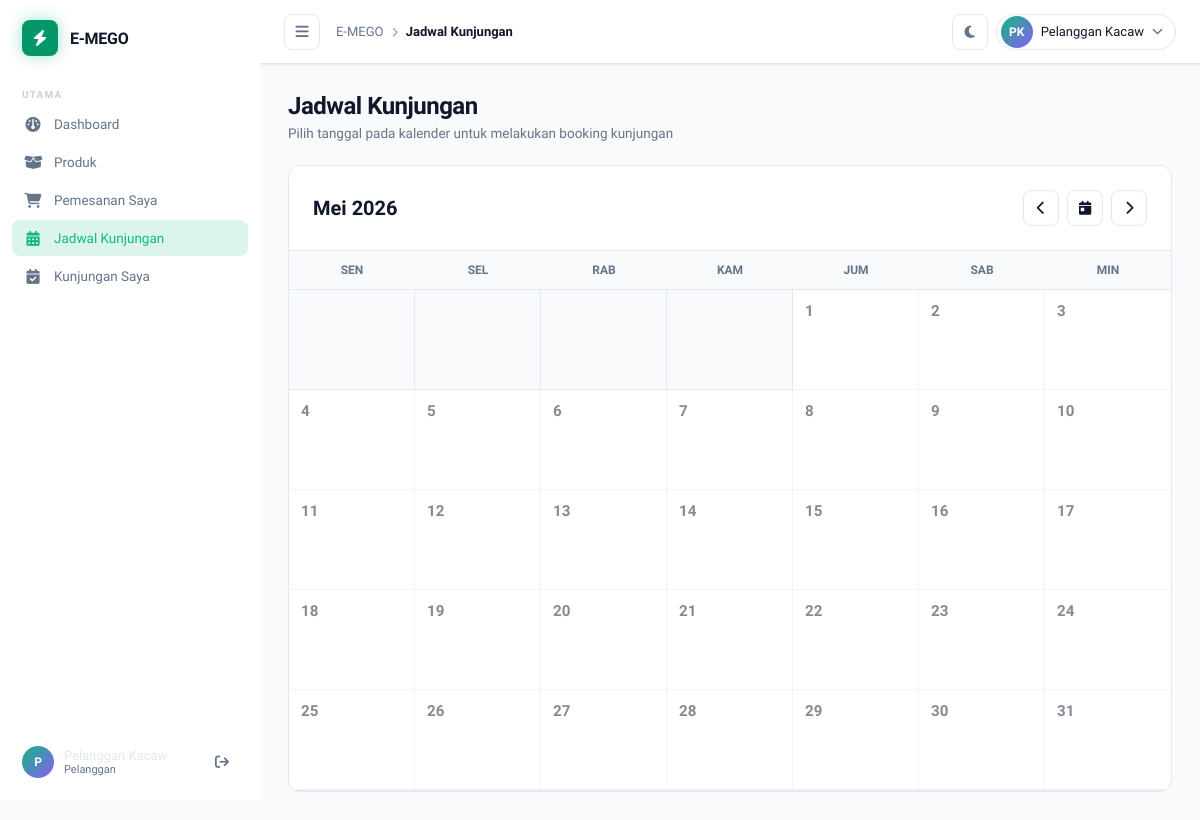
/pelanggan/jadwal_kunjungan.php?month=05&year=2026 (signed in), run on an earlier commit of the app's database.
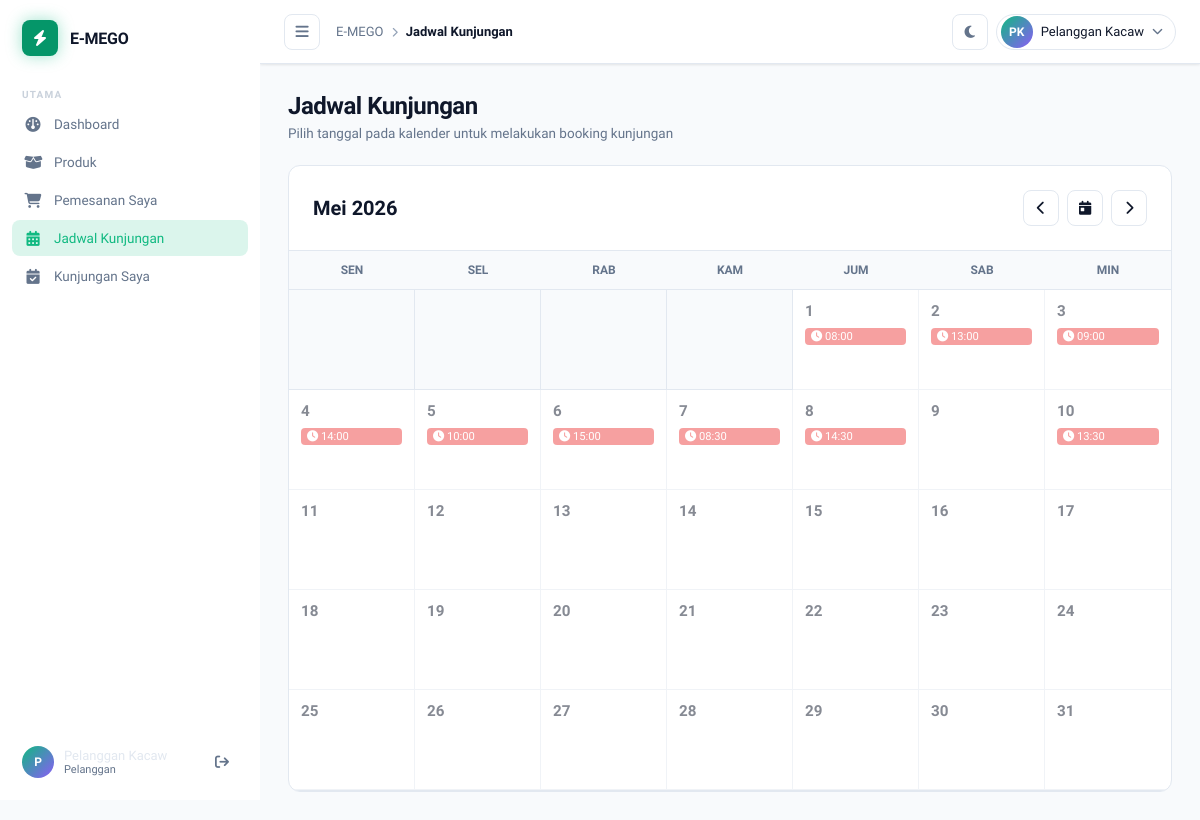
And on a later commit of the database.
### tables this page shows
CREATE TABLE `kunjungan` (
  `id` int(10) UNSIGNED NOT NULL,
  `nama_pengunjung` varchar(100) NOT NULL,
  `email` varchar(255) DEFAULT NULL,
  `tanggal_kunjungan` date NOT NULL,
  `shift` enum('pagi','siang') DEFAULT 'pagi',
  `jam` varchar(50) DEFAULT '09:00',
  `jumlah_orang` int(11) DEFAULT 1,
  `tujuan` varchar(255) NOT NULL,
  `status` enum('pending','approved','rejected') DEFAULT 'pending',
  `created_at` timestamp NOT NULL DEFAULT current_timestamp()
);

### pelanggan/jadwal_kunjungan.php (the view, shortened to what the changed rows need)
<?php
require_once __DIR__ . '/../config.php';
$month = isset($_GET['month']) ? (int)$_GET['month'] : (int)date('m');
$year = isset($_GET['year']) ? (int)$_GET['year'] : (int)date('Y');
$firstDayOfMonth = new DateTime("$year-$month-01");
$daysInMonth = (int)$firstDayOfMonth->format('t');
$startDayOfWeek = (int)$firstDayOfMonth->format('w');
$startDayOfWeek = ($startDayOfWeek + 6) % 7;
$stmtBookings = $pdo->prepare("
    SELECT tanggal_kunjungan, shift, jam, status
    FROM kunjungan
    WHERE MONTH(tanggal_kunjungan) = ? AND YEAR(tanggal_kunjungan) = ?
    AND status != 'rejected'
    ORDER BY tanggal_kunjungan ASC
");
$stmtBookings->execute([$month, $year]);
$bookings = $stmtBookings->fetchAll();
$bookingsByDate = [];
foreach ($bookings as $booking) {
    $date = $booking['tanggal_kunjungan'];
    if (!isset($bookingsByDate[$date])) {
        $bookingsByDate[$date] = [];
    }
    $bookingsByDate[$date][] = $booking;
}
$monthNames = ['', 'Januari', 'Februari', 'Maret', 'April', 'Mei', 'Juni', 'Juli', 'Agustus', 'September', 'Oktober', 'November', 'Desember'];
?>
<!DOCTYPE html>
<html lang="id">
<head>
    <link rel="stylesheet" href="https://cdnjs.cloudflare.com/ajax/libs/font-awesome/6.5.0/css/all.min.css" />
    <link rel="stylesheet" href="../css/style.css" />
</head>
<body>
    <div class="main-wrapper" id="mainWrapper">
        <main class="content" id="contentArea">
            <section class="page active">
                <div class="page-header">
                    <div>
                        <h1 class="page-title">Jadwal Kunjungan</h1>
                    </div>
                </div>
                <div class="calendar-container">
                    <div class="calendar-header">
                        <h2><?= $monthNames[$month] ?> <?= $year ?></h2>
                    </div>
                    <div class="calendar-grid">
                        <div class="calendar-day-label">Sen</div>
                        <div class="calendar-day-label">Sel</div>
                        <div class="calendar-day-label">Rab</div>
                        <div class="calendar-day-label">Kam</div>
                        <div class="calendar-day-label">Jum</div>
                        <div class="calendar-day-label">Sab</div>
                        <div class="calendar-day-label">Min</div>
                        <?php
                        for ($i = 0; $i < $startDayOfWeek; $i++) {
                            echo '<div class="calendar-day empty"></div>';
                        }
                        $today = date('Y-m-d');
                        for ($day = 1; $day <= $daysInMonth; $day++) {
                            $currentDate = sprintf('%04d-%02d-%02d', $year, $month, $day);
                            $hasBooking = isset($bookingsByDate[$currentDate]);
                            $isPast = ($currentDate < $today);
                            $class = 'calendar-day';
                            if ($hasBooking) $class .= ' has-booking';
                            if ($isPast) $class .= ' past-date';
                            echo '<div class="' . $class . '" data-date="' . $currentDate . '" onclick="' . ($isPast ? '' : 'openBookingModal(\'' . $currentDate . '\')') . '">';
                            echo '<span class="day-number">' . $day . '</span>';
                            if ($hasBooking) {
                                foreach ($bookingsByDate[$currentDate] as $b) {
                                    echo '<span class="booking-tag"><i class="fa-solid fa-clock"></i> ' . $b['jam'] . '</span>';
                                }
                            }
                            echo '</div>';
                        }
                        ?>
                    </div>
                </div>
            </section>
        </main>
    </div>
</body>
</html>

What changed in the data, as far as the page shows it:
added kunjungan: jam "08:00"
added kunjungan: jam "13:00"
added kunjungan: jam "09:00"
added kunjungan: jam "14:00"
added kunjungan: jam "10:00"
added kunjungan: jam "15:00"
added kunjungan: jam "08:30"
added kunjungan: jam "14:30"
added kunjungan: jam "13:30"
